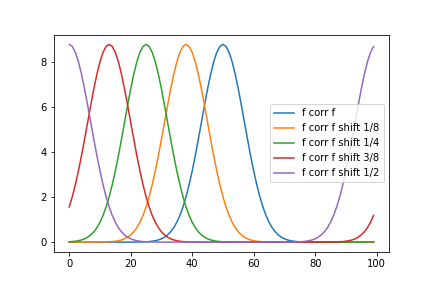

Write the Python code that produced this figure.
#!/usr/bin/env python3
# -*- coding: utf-8 -*-
"""
Created on Tue Oct 26 14:50:03 2021

@author: lfairgrievepark12
"""

import numpy as np
import matplotlib.pyplot as plt

def conv(f,g):
    ft1 = np.fft.fft(f)
    ft2 = np.fft.fft(g)
    return np.real(np.fft.ifft(ft1*ft2))


def shifter(func,shift):
    # to shift, we convolve function with delta function where location of delta
    # is # array steps shifted
    f = func
    g = np.zeros(len(f))
    if shift >= 0:
        g[shift] = 1
    
    # convolve to shift function
    h = conv(f,g)
    return(h)
    
def corr(f,g):
    ft1 = np.fft.fft(f)
    ft2 = np.fft.fft(g)
    return np.real(np.fft.fftshift(np.fft.ifft(ft1*np.conjugate(ft2))))

x = np.linspace(-10,10.01,100)
f = np.exp(-0.5*x**2)
h1 = corr(f,f)
h2 = corr(f,shifter(f,12))
h3 = corr(f,shifter(f,25))
h4 = corr(f,shifter(f,37))
h5 = corr(f,shifter(f,50))

plt.plot(h1, label = 'f corr f')
plt.plot(h2, label = 'f corr f shift 1/8')
plt.plot(h3, label = 'f corr f shift 1/4')
plt.plot(h4, label = 'f corr f shift 3/8')
plt.plot(h5, label = 'f corr f shift 1/2')
plt.legend()

plt.savefig('P3.png')